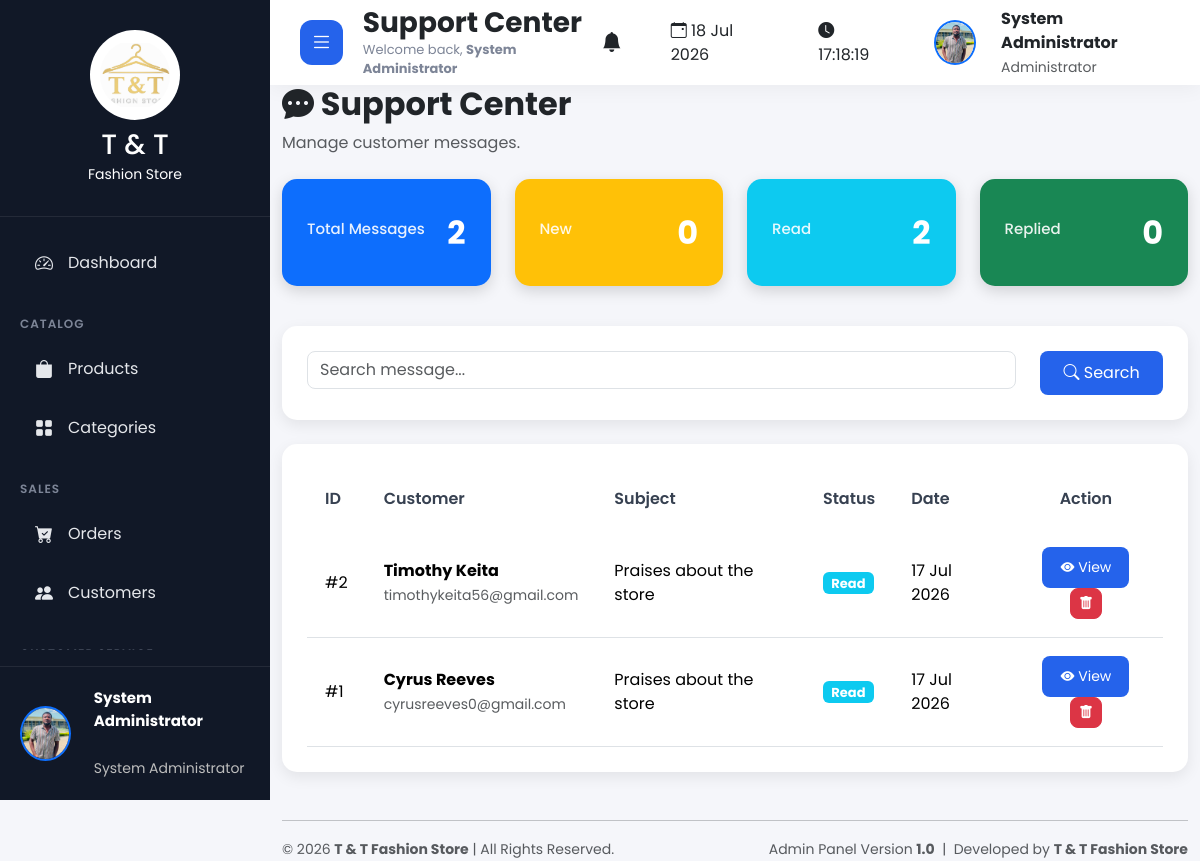
Page /admin/messages/index.php (signed in) on the committed database.
### tables this page shows
CREATE TABLE `settings` (
  `id` int(11) NOT NULL,
  `store_name` varchar(150) DEFAULT NULL,
  `phone` varchar(50) DEFAULT NULL,
  `email` varchar(150) DEFAULT NULL,
  `address` text DEFAULT NULL,
  `logo` varchar(255) DEFAULT NULL,
  `website` varchar(255) DEFAULT NULL,
  `currency` varchar(20) DEFAULT 'RWF',
  `tax` decimal(5,2) DEFAULT 0.00,
  `shipping_fee` decimal(10,2) DEFAULT 0.00,
  `footer_text` text DEFAULT NULL,
  `facebook` varchar(255) DEFAULT NULL,
  `instagram` varchar(255) DEFAULT NULL,
  `twitter` varchar(255) DEFAULT NULL,
  `created_at` timestamp NOT NULL DEFAULT current_timestamp(),
  `updated_at` timestamp NOT NULL DEFAULT current_timestamp() ON UPDATE current_timestamp()
);

CREATE TABLE `contact_messages` (
  `id` int(11) NOT NULL,
  `name` varchar(100) NOT NULL,
  `email` varchar(150) NOT NULL,
  `subject` varchar(255) NOT NULL,
  `message` text NOT NULL,
  `admin_reply` text DEFAULT NULL,
  `replied_by` varchar(100) DEFAULT NULL,
  `replied_at` datetime DEFAULT NULL,
  `status` enum('New','Read','Replied') DEFAULT 'New',
  `created_at` timestamp NOT NULL DEFAULT current_timestamp()
);

### admin/messages/index.php (the view, shortened to what this page needs)
<?php
include("../includes/header.php");
include("../includes/sidebar.php");
include("../includes/topbar.php");
$search = "";
$totalMessages = mysqli_fetch_assoc(mysqli_query($conn,"
SELECT COUNT(*) total
FROM contact_messages
"))['total'];
$newMessages = mysqli_fetch_assoc(mysqli_query($conn,"
SELECT COUNT(*) total
FROM contact_messages
WHERE status='New'
"))['total'];
$readMessages = mysqli_fetch_assoc(mysqli_query($conn,"
SELECT COUNT(*) total
FROM contact_messages
WHERE status='Read'
"))['total'];
$repliedMessages = mysqli_fetch_assoc(mysqli_query($conn,"
SELECT COUNT(*) total
FROM contact_messages
WHERE status='Replied'
"))['total'];
$sql = "SELECT * FROM contact_messages";
$sql .= "
 ORDER BY id DESC
";
$messages = mysqli_query($conn,$sql);
?>
<div class="container-fluid">
<div class="page-header mb-4">
<h2 class="fw-bold">
<i class="bi bi-chat-dots-fill"></i>
Support Center
</h2>
<p class="text-muted">
Manage customer messages.
</p>
</div>
<div class="row mb-4">
<div class="col-lg-3 mb-3">
<div class="dashboard-card bg-primary">
<h6>Total Messages</h6>
<h2><?php echo $totalMessages; ?></h2>
</div>
</div>
<div class="col-lg-3 mb-3">
<div class="dashboard-card bg-warning">
<h6>New</h6>
<h2><?php echo $newMessages; ?></h2>
</div>
</div>
<div class="col-lg-3 mb-3">
<div class="dashboard-card bg-info">
<h6>Read</h6>
<h2><?php echo $readMessages; ?></h2>
</div>
</div>
<div class="col-lg-3 mb-3">
<div class="dashboard-card bg-success">
<h6>Replied</h6>
<h2><?php echo $repliedMessages; ?></h2>
</div>
</div>
</div>
<div class="content-card mb-4">
<form method="GET">
<div class="row">
<div class="col-md-10">
<input
type="text"
name="search"
class="form-control"
placeholder="Search message..."
value="<?php echo htmlspecialchars($search); ?>">
</div>
<div class="col-md-2">
<button class="btn btn-primary w-100">
<i class="bi bi-search"></i>
Search
</button>
</div>
</div>
</form>
</div>
<div class="content-card">
<div class="table-responsive">
<table class="table table-hover align-middle">
<thead>
<tr>
<th>ID</th>
<th>Customer</th>
<th>Subject</th>
<th>Status</th>
<th>Date</th>
<th class="text-center">Action</th>
</tr>
</thead>
<tbody>
<?php
if(mysqli_num_rows($messages)>0){
while($row=mysqli_fetch_assoc($messages)){
?>
<tr>
<td>#<?php echo $row['id']; ?></td>
<td>
<strong><?php echo htmlspecialchars($row['name']); ?></strong>
<br>
<small class="text-muted">
<?php echo htmlspecialchars($row['email']); ?>
</small>
</td>
<td>
<?php echo htmlspecialchars($row['subject']); ?>
</td>
<td>
<?php
if($row['status']=="New"){
echo '<span class="badge bg-warning">New</span>';
}elseif($row['status']=="Read"){
echo '<span class="badge bg-info">Read</span>';
}else{
echo '<span class="badge bg-success">Replied</span>';
}
?>
</td>
<td>
<?php echo date("d M Y",strtotime($row['created_at'])); ?>
</td>
<td class="text-center">
<a href="conversation.php?id=<?php echo $row['id']; ?>" class="btn btn-primary btn-sm">
<i class="bi bi-eye-fill"></i>
View
</a>
<a href="delete.php?id=<?php echo $row['id']; ?>"
class="btn btn-danger btn-sm"
onclick="return confirm('Delete this message?')">
<i class="bi bi-trash-fill"></i>
</a>
</td>
</tr>
<?php
}
}
?>
</tbody>
</table>
</div>
</div>
</div>
<?php
include("../includes/footer.php");
?>

### admin/includes/sidebar.php (shortened to what this page needs)
<?php
$currentPage = basename($_SERVER['PHP_SELF']);
$settings = [];
$settingsQuery = mysqli_query($conn,"SELECT * FROM settings LIMIT 1");
if($settingsQuery && mysqli_num_rows($settingsQuery)>0){
    $settings = mysqli_fetch_assoc($settingsQuery);
}
$storeLogo = "logo.png";
if(!empty($settings['logo'])){
    $storeLogo = $settings['logo'];
}
$adminPhoto = "default.png";
if(isset($_SESSION['admin_photo']) && !empty($_SESSION['admin_photo'])){
    $adminPhoto = $_SESSION['admin_photo'];
}
?>
<div class="sidebar">
    <div class="sidebar-header text-center">
        <img
        src="<?php echo SITE_URL; ?>/assets/images/settings/<?php echo htmlspecialchars($storeLogo); ?>"
        alt="T & T Fashion Store"
        class="img-fluid mb-2"
        style="
        width:90px;
        height:90px;
        object-fit:contain;
        ">
        <h3 class="mb-0">
            <?php
            echo !empty($settings['store_name'])
            ? "T & T"
            : "T & T";
            ?>
        </h3>
        <small>
            Fashion Store
        </small>
    </div>
    <ul class="sidebar-menu">
        <li class="<?php echo ($currentPage=="dashboard.php") ? "active" : ""; ?>">
            <a href="<?php echo SITE_URL; ?>/admin/dashboard.php">
                <i class="bi bi-speedometer2"></i>
                <span>Dashboard</span>
            </a>
        </li>
        <li class="menu-title">
            Catalog
        </li>
        <li>
            <a href="<?php echo SITE_URL; ?>/admin/products/index.php">
                <i class="bi bi-bag-fill"></i>
                <span>Products</span>
            </a>
        </li>
        <li>
            <a href="<?php echo SITE_URL; ?>/admin/categories/index.php">
                <i class="bi bi-grid-fill"></i>
                <span>Categories</span>
            </a>
        </li>
        <li class="menu-title">
            Sales
        </li>
        <li>
            <a href="<?php echo SITE_URL; ?>/admin/orders/index.php">
                <i class="bi bi-cart-check-fill"></i>
                <span>Orders</span>
            </a>
        </li>
        <li>
            <a href="<?php echo SITE_URL; ?>/admin/customers/index.php">
                <i class="bi bi-people-fill"></i>
                <span>Customers</span>
            </a>
        </li>
        <li class="menu-title">
        </li>
    </ul>
    <div class="sidebar-footer d-flex align-items-center">
        <img
        src="<?php echo SITE_URL; ?>/assets/images/admins/<?php echo htmlspecialchars($adminPhoto); ?>"
        class="rounded-circle border border-2 border-primary"
        style="
        width:55px;
        height:55px;
        object-fit:cover;
        "
        alt="Administrator">
        <div class="ms-2">
            <strong>
                <?php
                echo isset($_SESSION['admin_name'])
                ? htmlspecialchars($_SESSION['admin_name'])
                : "Administrator";
                ?>
            </strong>
            <br>
            <small>
                System Administrator
            </small>
        </div>
    </div>
</div>

### assets/css/dashboard.css (style rules this page uses)
* { margin:0; padding:0; box-sizing:border-box; font-family:'Poppins',sans-serif; }
body { background:#f4f7fc; overflow-x:hidden; }
.sidebar { position:fixed; left:0; top:0; width:270px; height:100vh; background:#111827; color:#fff; display:flex; flex-direction:column; justify-content:space-between; transition:.3s; z-index:999; }
.sidebar-header { text-align:center; padding:30px 20px; border-bottom:1px solid rgba(255,255,255,.08); }
.sidebar-header img { width:90px; height:90px; border-radius:50%; background:white; padding:10px; margin-bottom:15px; }
.sidebar-menu { list-style:none; padding:20px; overflow-y:auto; }
.sidebar-menu li { margin-bottom:6px; }
.sidebar-menu li.menu-title { color:#7d8597; font-size:12px; text-transform:uppercase; letter-spacing:1px; margin-top:25px; margin-bottom:10px; font-weight:600; }
.sidebar-menu li a { display:flex; align-items:center; justify-content:space-between; color:#e5e7eb; text-decoration:none; padding:13px 15px; border-radius:12px; transition:.3s; }
.sidebar-menu li a span { flex:1; margin-left:15px; }
.sidebar-menu li a i { font-size:18px; }
.sidebar-footer { padding:20px; border-top:1px solid rgba(255,255,255,.08); display:flex; align-items:center; gap:15px; }
.sidebar-footer img { width:55px; height:55px; border-radius:50%; object-fit:cover; border:3px solid #2563eb; }
.sidebar-footer strong { display:block; font-size:15px; }
.sidebar-footer small { color:#bdbdbd; }
.dashboard-card { border-radius:18px; color:white; padding:28px; display:flex; justify-content:space-between; align-items:center; transition:.35s; box-shadow:0 15px 35px rgba(0,0,0,.08); }
.dashboard-card h2 { font-weight:700; margin-top:8px; }
.content-card { background:#ffffff; border-radius:20px; padding:25px; box-shadow:0 10px 25px rgba(0,0,0,.06); margin-bottom:30px; transition:.3s; }
.table { margin:0; }
.table thead { background:#f3f4f6; }
.table thead th { border:none; padding:18px; font-weight:600; color:#374151; }
.table tbody td { vertical-align:middle; padding:18px; }
.table tbody tr { transition:.3s; }
.btn-primary { background:#2563eb; border:none; border-radius:12px; padding:10px 18px; }
.btn-danger { border-radius:12px; }
.dashboard-card { animation:fadeUp .5s ease; }
.content-card { animation:fadeUp .6s ease; }

### admin/includes/header.php (style rules this page uses)
* { margin:0; padding:0; box-sizing:border-box; font-family:'Poppins',sans-serif; }
body { background:#f5f6fa; overflow-x:hidden; }
a { text-decoration:none; }
.content-card { background:#fff; padding:25px; border-radius:15px; box-shadow:0 5px 15px rgba(0,0,0,.08); margin-bottom:25px; }
.dashboard-card { color:#fff; padding:25px; border-radius:15px; box-shadow:0 5px 15px rgba(0,0,0,.15); }
.dashboard-card h6 { font-size:15px; opacity:.9; }
.dashboard-card h2 { margin-top:10px; font-weight:700; }
.page-header { margin-bottom:30px; }
.page-header h2 { font-weight:700; }
.badge { font-size:13px; }
.btn { border-radius:8px; }
.form-control, .form-select { border-radius:8px; }

### rows in the picture
settings: logo (picture)
contact_messages: id "2", name "Timothy Keita", email "timothykeita56@gmail.com", subject "Praises about the store", status "Read", created_at "17 Jul 2026"
contact_messages: id "1", name "Cyrus Reeves", email "cyrusreeves0@gmail.com", subject "Praises about the store", status "Read", created_at "17 Jul 2026"

### other values in the picture
$_SESSION['admin_name'] "System Administrator"
$pageTitle "Support Center"
$totalMessages "2"
$newMessages "0"
$readMessages "2"
$repliedMessages "0"
